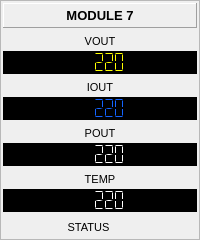
           <widget class="QFrame" name="frame_15">
            <property name="frameShape">
             <enum>QFrame::StyledPanel</enum>
            </property>
            <property name="frameShadow">
             <enum>QFrame::Raised</enum>
            </property>
            <layout class="QVBoxLayout" name="verticalLayout_84">
             <property name="spacing">
              <number>5</number>
             </property>
             <property name="leftMargin">
              <number>2</number>
             </property>
             <property name="topMargin">
              <number>2</number>
             </property>
             <property name="rightMargin">
              <number>2</number>
             </property>
             <property name="bottomMargin">
              <number>2</number>
             </property>
             <item>
              <widget class="QLabel" name="label_131">
               <property name="sizePolicy">
                <sizepolicy hsizetype="Preferred" vsizetype="Expanding">
                 <horstretch>0</horstretch>
                 <verstretch>0</verstretch>
                </sizepolicy>
               </property>
               <property name="minimumSize">
                <size>
                 <width>0</width>
                 <height>25</height>
                </size>
               </property>
               <property name="font">
                <font>
                 <pointsize>10</pointsize>
                 <weight>75</weight>
                 <bold>true</bold>
                </font>
               </property>
               <property name="frameShape">
                <enum>QFrame::Panel</enum>
               </property>
               <property name="frameShadow">
                <enum>QFrame::Raised</enum>
               </property>
               <property name="text">
                <string>MODULE 7</string>
               </property>
               <property name="alignment">
                <set>Qt::AlignCenter</set>
               </property>
              </widget>
             </item>
             <item>
              <layout class="QVBoxLayout" name="verticalLayout_85">
               <property name="spacing">
                <number>2</number>
               </property>
               <item>
                <widget class="QLabel" name="label_132">
                 <property name="sizePolicy">
                  <sizepolicy hsizetype="Preferred" vsizetype="Expanding">
                   <horstretch>0</horstretch>
                   <verstretch>0</verstretch>
                  </sizepolicy>
                 </property>
                 <property name="minimumSize">
                  <size>
                   <width>0</width>
                   <height>16</height>
                  </size>
                 </property>
                 <property name="font">
                  <font>
                   <pointsize>8</pointsize>
                  </font>
                 </property>
                 <property name="text">
                  <string>VOUT</string>
                 </property>
                 <property name="alignment">
                  <set>Qt::AlignCenter</set>
                 </property>
                </widget>
               </item>
               <item>
                <widget class="QLCDNumber" name="lcdBModule7Vout">
                 <property name="sizePolicy">
                  <sizepolicy hsizetype="Expanding" vsizetype="Expanding">
                   <horstretch>0</horstretch>
                   <verstretch>0</verstretch>
                  </sizepolicy>
                 </property>
                 <property name="minimumSize">
                  <size>
                   <width>0</width>
                   <height>22</height>
                  </size>
                 </property>
                 <property name="styleSheet">
                  <string notr="true">color: rgb(255, 255, 0);
background-color: rgb(0, 0, 0);</string>
                 </property>
                 <property name="frameShape">
                  <enum>QFrame::StyledPanel</enum>
                 </property>
                 <property name="smallDecimalPoint">
                  <bool>false</bool>
                 </property>
                 <property name="digitCount">
                  <number>5</number>
                 </property>
                 <property name="segmentStyle">
                  <enum>QLCDNumber::Flat</enum>
                 </property>
                 <property name="value" stdset="0">
                  <double>220.000000000000000</double>
                 </property>
                 <property name="intValue" stdset="0">
                  <number>220</number>
                 </property>
                </widget>
               </item>
              </layout>
             </item>
             <item>
              <layout class="QVBoxLayout" name="verticalLayout_86">
               <property name="spacing">
                <number>2</number>
               </property>
               <item>
                <widget class="QLabel" name="label_133">
                 <property name="sizePolicy">
                  <sizepolicy hsizetype="Preferred" vsizetype="Expanding">
                   <horstretch>0</horstretch>
                   <verstretch>0</verstretch>
                  </sizepolicy>
                 </property>
                 <property name="minimumSize">
                  <size>
                   <width>0</width>
                   <height>16</height>
                  </size>
                 </property>
                 <property name="font">
                  <font>
                   <pointsize>8</pointsize>
                  </font>
                 </property>
                 <property name="text">
                  <string>IOUT</string>
                 </property>
                 <property name="alignment">
                  <set>Qt::AlignCenter</set>
                 </property>
                </widget>
               </item>
               <item>
                <widget class="QLCDNumber" name="lcdBModule7Iout">
                 <property name="sizePolicy">
                  <sizepolicy hsizetype="Expanding" vsizetype="Expanding">
                   <horstretch>0</horstretch>
                   <verstretch>0</verstretch>
                  </sizepolicy>
                 </property>
                 <property name="minimumSize">
                  <size>
                   <width>0</width>
                   <height>22</height>
                  </size>
                 </property>
                 <property name="styleSheet">
                  <string notr="true">color: rgb(20, 100, 255);
background-color: rgb(0, 0, 0);</string>
                 </property>
                 <property name="frameShape">
                  <enum>QFrame::StyledPanel</enum>
                 </property>
                 <property name="smallDecimalPoint">
                  <bool>false</bool>
                 </property>
                 <property name="digitCount">
                  <number>5</number>
                 </property>
                 <property name="segmentStyle">
                  <enum>QLCDNumber::Flat</enum>
                 </property>
                 <property name="value" stdset="0">
                  <double>220.000000000000000</double>
                 </property>
                 <property name="intValue" stdset="0">
                  <number>220</number>
                 </property>
                </widget>
               </item>
              </layout>
             </item>
             <item>
              <layout class="QVBoxLayout" name="verticalLayout_87">
               <property name="spacing">
                <number>2</number>
               </property>
               <item>
                <widget class="QLabel" name="label_134">
                 <property name="sizePolicy">
                  <sizepolicy hsizetype="Preferred" vsizetype="Expanding">
                   <horstretch>0</horstretch>
                   <verstretch>0</verstretch>
                  </sizepolicy>
                 </property>
                 <property name="minimumSize">
                  <size>
                   <width>0</width>
                   <height>16</height>
                  </size>
                 </property>
                 <property name="font">
                  <font>
                   <pointsize>8</pointsize>
                  </font>
                 </property>
                 <property name="text">
                  <string>POUT</string>
                 </property>
                 <property name="alignment">
                  <set>Qt::AlignCenter</set>
                 </property>
                </widget>
               </item>
               <item>
                <widget class="QLCDNumber" name="lcdBModule7Pout">
                 <property name="sizePolicy">
                  <sizepolicy hsizetype="Expanding" vsizetype="Expanding">
                   <horstretch>0</horstretch>
                   <verstretch>0</verstretch>
                  </sizepolicy>
                 </property>
                 <property name="minimumSize">
                  <size>
                   <width>0</width>
                   <height>22</height>
                  </size>
                 </property>
                 <property name="styleSheet">
                  <string notr="true">color: rgb(255, 255, 255);
background-color: rgb(0, 0, 0);</string>
                 </property>
                 <property name="frameShape">
                  <enum>QFrame::StyledPanel</enum>
                 </property>
                 <property name="smallDecimalPoint">
                  <bool>false</bool>
                 </property>
                 <property name="digitCount">
                  <number>5</number>
                 </property>
                 <property name="segmentStyle">
                  <enum>QLCDNumber::Flat</enum>
                 </property>
                 <property name="value" stdset="0">
                  <double>220.000000000000000</double>
                 </property>
                 <property name="intValue" stdset="0">
                  <number>220</number>
                 </property>
                </widget>
               </item>
              </layout>
             </item>
             <item>
              <layout class="QVBoxLayout" name="verticalLayout_88">
               <property name="spacing">
                <number>2</number>
               </property>
               <item>
                <widget class="QLabel" name="label_135">
                 <property name="sizePolicy">
                  <sizepolicy hsizetype="Preferred" vsizetype="Expanding">
                   <horstretch>0</horstretch>
                   <verstretch>0</verstretch>
                  </sizepolicy>
                 </property>
                 <property name="minimumSize">
                  <size>
                   <width>0</width>
                   <height>16</height>
                  </size>
                 </property>
                 <property name="font">
                  <font>
                   <pointsize>8</pointsize>
                  </font>
                 </property>
                 <property name="text">
                  <string>TEMP</string>
                 </property>
                 <property name="alignment">
                  <set>Qt::AlignCenter</set>
                 </property>
                </widget>
               </item>
               <item>
                <widget class="QLCDNumber" name="lcdBModule7Temp">
                 <property name="sizePolicy">
                  <sizepolicy hsizetype="Expanding" vsizetype="Expanding">
                   <horstretch>0</horstretch>
                   <verstretch>0</verstretch>
                  </sizepolicy>
                 </property>
                 <property name="minimumSize">
                  <size>
                   <width>0</width>
                   <height>22</height>
                  </size>
                 </property>
                 <property name="styleSheet">
                  <string notr="true">color: rgb(255, 255, 255);
background-color: rgb(0, 0, 0);</string>
                 </property>
                 <property name="frameShape">
                  <enum>QFrame::StyledPanel</enum>
                 </property>
                 <property name="smallDecimalPoint">
                  <bool>false</bool>
                 </property>
                 <property name="digitCount">
                  <number>5</number>
                 </property>
                 <property name="segmentStyle">
                  <enum>QLCDNumber::Flat</enum>
                 </property>
                 <property name="value" stdset="0">
                  <double>220.000000000000000</double>
                 </property>
                 <property name="intValue" stdset="0">
                  <number>220</number>
                 </property>
                </widget>
               </item>
              </layout>
             </item>
             <item>
              <layout class="QHBoxLayout" name="horizontalLayout_25">
               <property name="spacing">
                <number>3</number>
               </property>
               <item>
                <widget class="QLabel" name="label_136">
                 <property name="minimumSize">
                  <size>
                   <width>0</width>
                   <height>20</height>
                  </size>
                 </property>
                 <property name="maximumSize">
                  <size>
                   <width>16777215</width>
                   <height>20</height>
                  </size>
                 </property>
                 <property name="font">
                  <font>
                   <pointsize>8</pointsize>
                  </font>
                 </property>
                 <property name="text">
                  <string>STATUS</string>
                 </property>
                 <property name="alignment">
                  <set>Qt::AlignCenter</set>
                 </property>
                </widget>
               </item>
               <item>
                <widget class="QLabel" name="lblBModule7Sta">
                 <property name="minimumSize">
                  <size>
                   <width>20</width>
                   <height>20</height>
                  </size>
                 </property>
                 <property name="maximumSize">
                  <size>
                   <width>20</width>
                   <height>20</height>
                  </size>
                 </property>
                 <property name="font">
                  <font>
                   <pointsize>8</pointsize>
                  </font>
                 </property>
                 <property name="text">
                  <string/>
                 </property>
                 <property name="alignment">
                  <set>Qt::AlignCenter</set>
                 </property>
                </widget>
               </item>
              </layout>
             </item>
            </layout>
           </widget>
